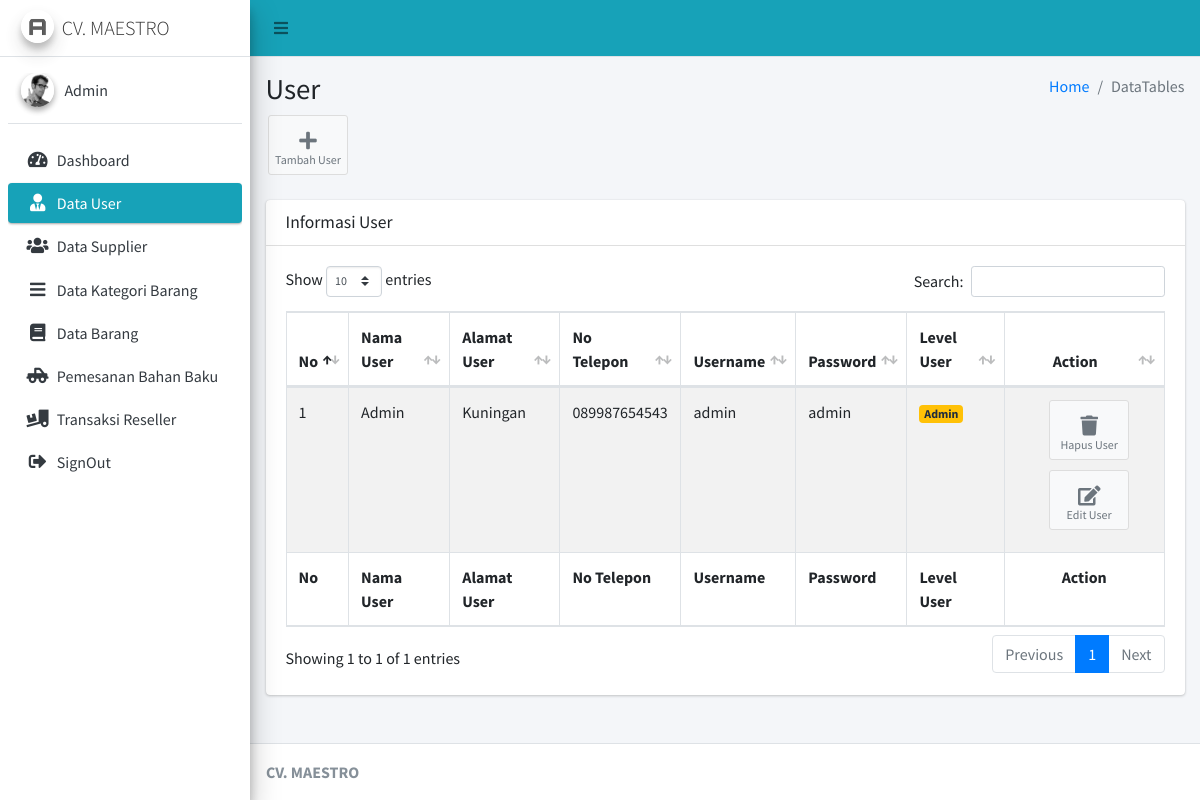
The app's page /Admin/cUser (signed in), older data.
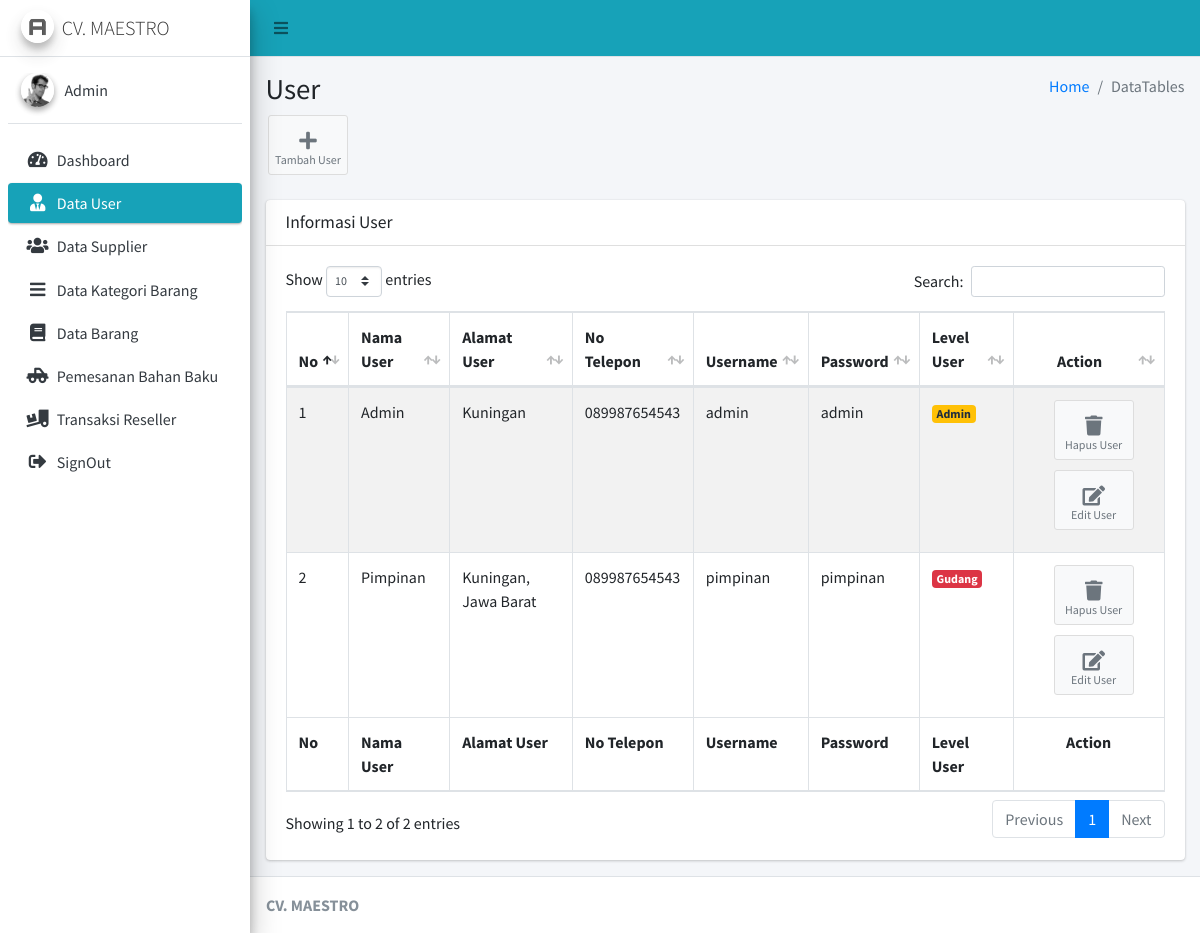
The same page, newer data.
### tables this page shows
CREATE TABLE `user` (
  `id_user` int(11) NOT NULL,
  `nama_user` varchar(125) NOT NULL,
  `alamat_user` text NOT NULL,
  `no_hp_user` varchar(15) NOT NULL,
  `username` varchar(125) NOT NULL,
  `password` varchar(125) NOT NULL,
  `level_user` int(11) NOT NULL
);

### application/controllers/Admin/cUser.php (called while the page is built, shortened)
<?php
class cUser extends CI_Controller
{
	public function __construct()
	{
		$this->load->model('mUser');
	}
	public function index()
	{
		$data = array(
			'user' => $this->mUser->select()
		);
		$this->load->view('Admin/Layout/head');
		$this->load->view('Admin/Layout/aside');
		$this->load->view('Admin/User/vUser', $data);
		$this->load->view('Admin/Layout/footer');
	}
}

### index.php (called while the page is built, shortened)
<?php
require_once BASEPATH.'core/CodeIgniter.php';

### application/models/mUser.php (called while the page is built, shortened)
<?php
class mUser extends CI_Model
{
    public function select()
    {
        $this->db->select('*');
        $this->db->from('user');
        return $this->db->get()->result();
    }
}

### application/views/Admin/User/vUser.php (the view, shortened to what this page needs)
<div class="content-wrapper">
	<section class="content-header">
		<div class="container-fluid">
			<div class="row mb-2">
				<div class="col-sm-6">
					<h1>User</h1>
				</div>
				<div class="col-sm-6">
					<ol class="breadcrumb float-sm-right">
						<li class="breadcrumb-item"><a href="#">Home</a></li>
						<li class="breadcrumb-item active">DataTables</li>
					</ol>
				</div>
			</div>
		</div>
		<a href="<?= base_url('Admin/cUser/createUser') ?>" class="btn btn-app">
			<i class="fas fa-plus"></i> Tambah User
		</a>
	</section>
	<section class="content">
		<div class="container-fluid">
			<div class="row">
				<div class="col-12">
					<div class="card">
						<div class="card-header">
							<h3 class="card-title">Informasi User</h3>
						</div>
						<div class="card-body">
							<table id="example1" class="table table-bordered table-striped">
								<thead>
									<tr>
										<th>No</th>
										<th>Nama User</th>
										<th>Alamat User</th>
										<th>No Telepon</th>
										<th>Username</th>
										<th>Password</th>
										<th>Level User</th>
										<th class="text-center">Action</th>
									</tr>
								</thead>
								<tbody>
									<?php
									$no = 1;
									foreach ($user as $key => $value) {
									?>
										<tr>
											<td><?= $no++ ?></td>
											<td><?= $value->nama_user ?></td>
											<td><?= $value->alamat_user ?></td>
											<td><?= $value->no_hp_user ?></td>
											<td><?= $value->username ?></td>
											<td><?= $value->password ?></td>
											<td><?php if ($value->level_user == '1') {
													echo '<span class="badge badge-warning">Admin</span>';
												} else {
													echo '<span class="badge badge-danger">Gudang</span>';
												} ?></td>
											<td class="text-center"> <a href="<?= base_url('Admin/cUser/delete/' . $value->id_user) ?>" class="btn btn-app">
													<i class="fas fa-trash"></i> Hapus User
												</a> <a href="<?= base_url('Admin/cUser/edit/' . $value->id_user) ?>" class="btn btn-app">
													<i class="fas fa-edit"></i> Edit User
												</a></td>
										</tr>
									<?php
									}
									?>
								</tbody>
								<tfoot>
									<tr>
										<th>No</th>
										<th>Nama User</th>
										<th>Alamat User</th>
										<th>No Telepon</th>
										<th>Username</th>
										<th>Password</th>
										<th>Level User</th>
										<th class="text-center">Action</th>
									</tr>
								</tfoot>
							</table>
						</div>
					</div>
				</div>
			</div>
		</div>
	</section>
</div>

### application/views/Admin/Layout/head.php (shortened to what this page needs)
<!DOCTYPE html>
<html>
<head>
	<link rel="stylesheet" href="<?= base_url('asset/AdminLTE/') ?>plugins/fontawesome-free/css/all.min.css">
	<link rel="stylesheet" href="https://code.ionicframework.com/ionicons/2.0.1/css/ionicons.min.css">
	<link rel="stylesheet" href="<?= base_url('asset/AdminLTE/') ?>plugins/tempusdominus-bootstrap-4/css/tempusdominus-bootstrap-4.min.css">
	<link rel="stylesheet" href="<?= base_url('asset/AdminLTE/') ?>plugins/icheck-bootstrap/icheck-bootstrap.min.css">
	<link rel="stylesheet" href="<?= base_url('asset/AdminLTE/') ?>plugins/jqvmap/jqvmap.min.css">
	<link rel="stylesheet" href="<?= base_url('asset/AdminLTE/') ?>dist/css/adminlte.min.css">
	<link rel="stylesheet" href="<?= base_url('asset/AdminLTE/') ?>plugins/overlayScrollbars/css/OverlayScrollbars.min.css">
	<link rel="stylesheet" href="<?= base_url('asset/AdminLTE/') ?>plugins/daterangepicker/daterangepicker.css">
	<link rel="stylesheet" href="<?= base_url('asset/AdminLTE/') ?>plugins/summernote/summernote-bs4.css">
	<link rel="stylesheet" href="<?= base_url('asset/AdminLTE/') ?>plugins/datatables-bs4/css/dataTables.bootstrap4.min.css">
	<link rel="stylesheet" href="<?= base_url('asset/AdminLTE/') ?>plugins/datatables-responsive/css/responsive.bootstrap4.min.css">
</head>
<body class="hold-transition sidebar-mini layout-fixed">
	<div class="wrapper">
		<nav class="main-header navbar navbar-expand navbar-info navbar-light">
			<ul class="navbar-nav">
				<li class="nav-item">
					<a class="nav-link" data-widget="pushmenu" href="#" role="button"><i class="fas fa-bars"></i></a>
				</li>
			</ul>
		</nav>

### application/views/Admin/Layout/aside.php
<aside class="main-sidebar sidebar-light-info elevation-4">
	<a href="index3.html" class="brand-link">
		<img src="<?= base_url('asset/AdminLTE/') ?>dist/img/AdminLTELogo.png" alt="AdminLTE Logo" class="brand-image img-circle elevation-3" style="opacity: .8">
		<span class="brand-text font-weight-light">CV. MAESTRO</span>
	</a>
	<div class="sidebar">
		<div class="user-panel mt-3 pb-3 mb-3 d-flex">
			<div class="image">
				<img src="<?= base_url('asset/AdminLTE/') ?>dist/img/user2-160x160.jpg" class="img-circle elevation-2" alt="User Image">
			</div>
			<div class="info">
				<a href="#" class="d-block">Admin</a>
			</div>
		</div>
		<nav class="mt-2">
			<ul class="nav nav-pills nav-sidebar flex-column" data-widget="treeview" role="menu" data-accordion="false">
				<li class="nav-item">
					<a href="<?= base_url('Admin/cDashboard') ?>" class="nav-link <?php if ($this->uri->segment(1) == 'Admin' && $this->uri->segment(2) == 'cDashboard') {
																						echo 'active';
																					}  ?>">
						<i class="nav-icon fas fa-tachometer-alt"></i>
						<p>Dashboard</p>
					</a>
				</li>
				<li class="nav-item">
					<a href="<?= base_url('Admin/cUser') ?>" class="nav-link <?php if ($this->uri->segment(1) == 'Admin' && $this->uri->segment(2) == 'cUser') {
																					echo 'active';
																				}  ?>">
						<i class="nav-icon fas fa-user-tie"></i>
						<p>Data User</p>
					</a>
				</li>
				<li class="nav-item">
					<a href="<?= base_url('Admin/cSupplier') ?>" class="nav-link <?php if ($this->uri->segment(1) == 'Admin' && $this->uri->segment(2) == 'cSupplier') {
																						echo 'active';
																					}  ?>">
						<i class="nav-icon fas fa-users"></i>
						<p>Data Supplier</p>
					</a>
				</li>
				<li class="nav-item">
					<a href="<?= base_url('Admin/cKategori') ?>" class="nav-link <?php if ($this->uri->segment(1) == 'Admin' && $this->uri->segment(2) == 'cKategori') {
																						echo 'active';
																					}  ?>">
						<i class="nav-icon fas fa-bars"></i>
						<p>Data Kategori Barang</p>
					</a>
				</li>
				<li class="nav-item">
					<a href="<?= base_url('Admin/cBarang') ?>" class="nav-link <?php if ($this->uri->segment(1) == 'Admin' && $this->uri->segment(2) == 'cBarang') {
																					echo 'active';
																				}  ?>">
						<i class="nav-icon fas fa-book"></i>
						<p>Data Barang</p>
					</a>
				</li>
				<li class="nav-item">
					<a href="<?= base_url('Admin/cTransaksi') ?>" class="nav-link <?php if ($this->uri->segment(1) == 'Admin' && $this->uri->segment(2) == 'cTransaksi') {
																						echo 'active';
																					}  ?>">
						<i class="nav-icon fas fa-truck-pickup"></i>
						<p>Pemesanan Bahan Baku</p>
					</a>
				</li>
				<li class="nav-item">
					<a href="<?= base_url('Admin/cTransaksiReseller') ?>" class="nav-link <?php if ($this->uri->segment(1) == 'Admin' && $this->uri->segment(2) == 'cTransaksiReseller') {
																								echo 'active';
																							}  ?>">
						<i class="nav-icon fas fa-truck-loading"></i>
						<p>Transaksi Reseller</p>
					</a>
				</li>
				<li class="nav-item">
					<a href="<?= base_url('cLogin/logout') ?>" class="nav-link">
						<i class="nav-icon fas fa-sign-out-alt"></i>
						<p>SignOut</p>
					</a>
				</li>
			</ul>
		</nav>
	</div>
</aside>

### application/views/Admin/Layout/footer.php (shortened to what this page needs)
<footer class="main-footer">
	<strong>CV. MAESTRO</strong>
</footer>
</div>
</body>
</html>

Row changes from the older to the newer data that the page shows:
added user: nama_user "Pimpinan", alamat_user "Kuningan, Jawa Barat", no_hp_user "089987654543", username "pimpinan", password "pimpinan", level_user "Gudang"
Text that changed along with them:
text written by a page script: "Show entries Search: Showing 1 to 1 of 1 entries Previous 1 Next" → "Show entries Search: Showing 1 to 2 of 2 entries Previous 1 Next"
